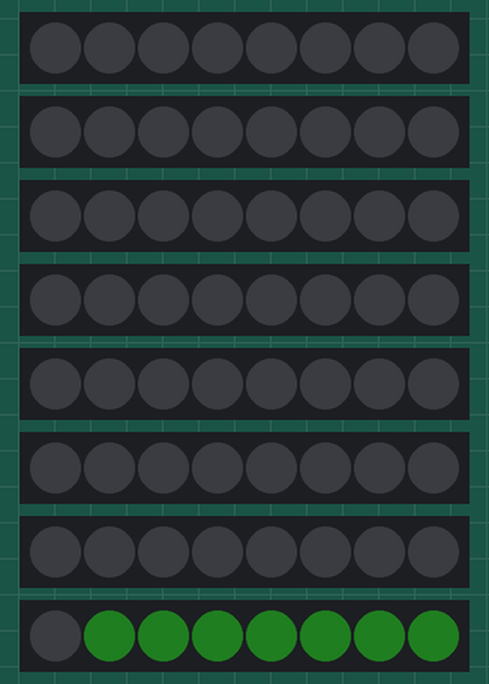
A program run on a simulated Raspberry Pi Pico running MicroPython. Parts: 8 × 8 RGB LEDs in strip order, left to right. Dim RGB values are drawn brighter than linear; library files of the repository ran but are not shown: bitmapfont.py.

Above: at 0.06 s.
At 1.46 s:
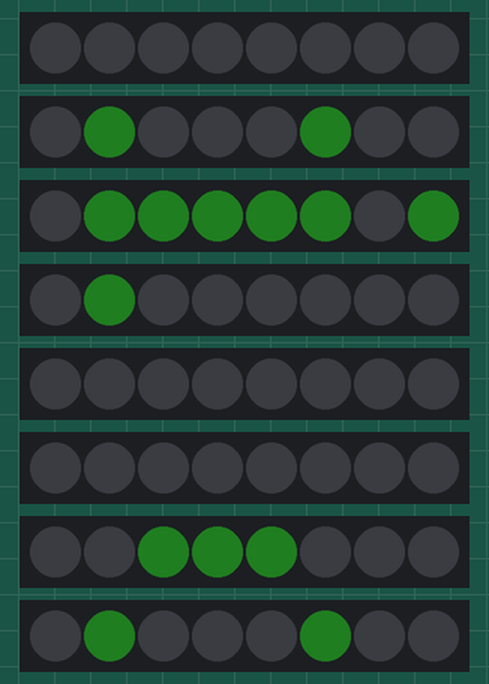
At 2.96 s:
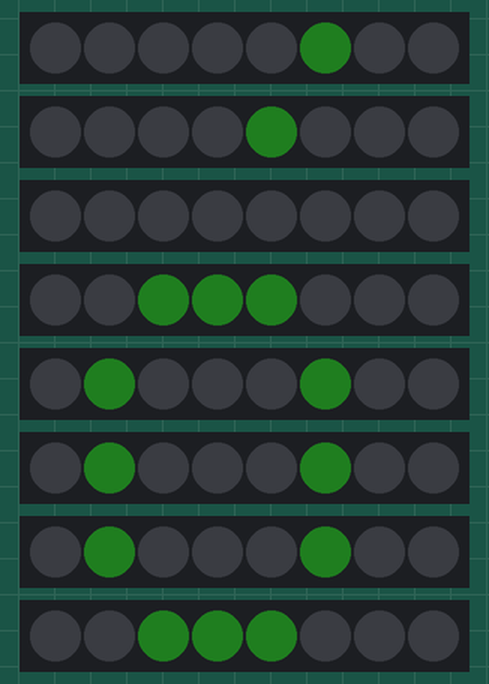
At 6.06 s:
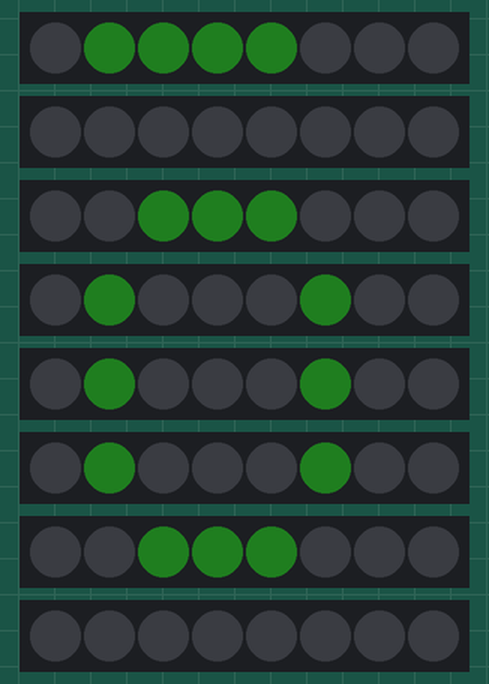
At 9.16 s:
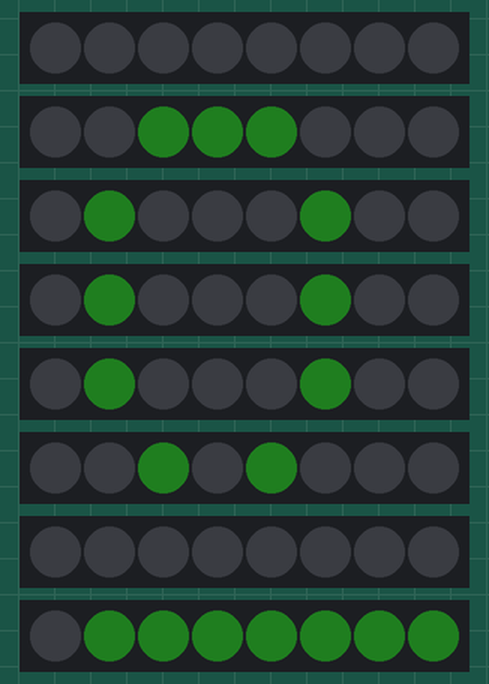
At 12.42 s:
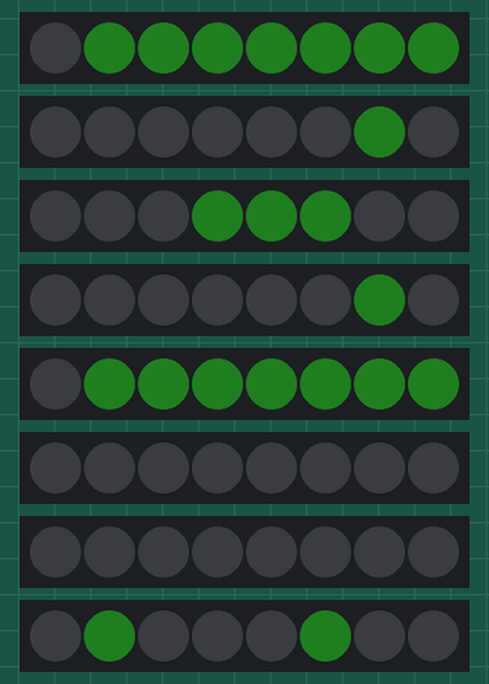
Timing chart, 0 to 40.0 s (numbered marks = the images above):
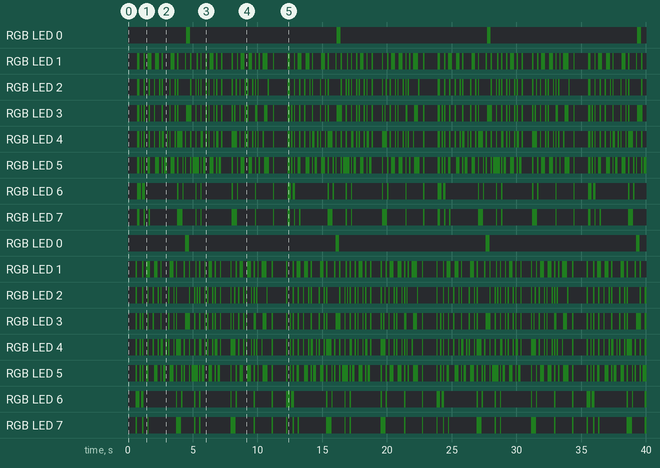

Measured:
- by itself, RGB LED 0, RGB LED 0, RGB LED 0, RGB LED 0, RGB LED 0, RGB LED 0, RGB LED 0: alternates RGB(1, 4, 1) for 0.30 s and off for 11.3 s
- by itself, RGB LED 0: alternates RGB(1, 4, 1) for 0.29 s and off for 11.3 s
- by itself, RGB LED 1: off → RGB(1, 4, 1) at 0.72 s, → off 0.19 s later, → RGB(1, 4, 1) 0.30 s later, → off 0.11 s later, … (156 changes in this stretch)
- by itself, RGB LED 2: off → RGB(1, 4, 1) at 0.72 s, → off 0.19 s later, → RGB(1, 4, 1) 0.30 s later, → off 0.11 s later, … (182 changes in this stretch)

The program:

scrollText.py
```python
# LED Matrix message scroller demo.

import bitmapfont
from machine import Pin
import utime
from neopixel import NeoPixel

# Configuration:
SPEED          = 10.0    # Scroll speed in pixels per second.
NEOPIXEL_PINS  = [12, 13, 14, 15, 16, 17, 18, 19]  #Pins for the neopixel displays
ROWS           = 8  # Each display has 8 pixels
COLS           = 8  # There are 8 neopixel modules
strips         = [] # a list of neopixel strips

def write_pixel_value(x, y, value):
    if y >= 0 and y < ROWS and x >=0 and x < COLS:
        strips[x][ROWS - 1 - y] = value

def fill(value):
    for x in range(COLS):
        for y in range(ROWS):
            write_pixel_value(x, y, value)

def show():
    for i in range(COLS):
        strips[i].write()

def write_pixel(x, y):
    write_pixel_value(x, y, (1,4,1))

def scroll_text(message):
    with bitmapfont.BitmapFont(ROWS, COLS, write_pixel) as bf:
        # Global state:
        pos = ROWS                 # X position of the message start.
        message_width = bf.width(message)   # Message width in pixels.
        last = utime.ticks_ms()             # Last frame millisecond tick time.
        speed_ms = SPEED / 1000.0           # Scroll speed in pixels/ms.
        # Main loop:
        while True:
            # Compute the time delta in milliseconds since the last frame.
            current = utime.ticks_ms()
            delta_ms = utime.ticks_diff(current, last)
            last = current

            # Compute position using speed and time delta.
            pos -= speed_ms*delta_ms
            if pos < -message_width:
                pos = ROWS

            # Clear the matrix and draw the text at the current position.
            fill((0,0,0))
            bf.text(message, int(pos), 0)

            # Update the pixels.
            show()

for neopixel_pin in NEOPIXEL_PINS:
    strips.append(NeoPixel(Pin(neopixel_pin), ROWS))

scroll_text('MicroPython Rocks!')
```
